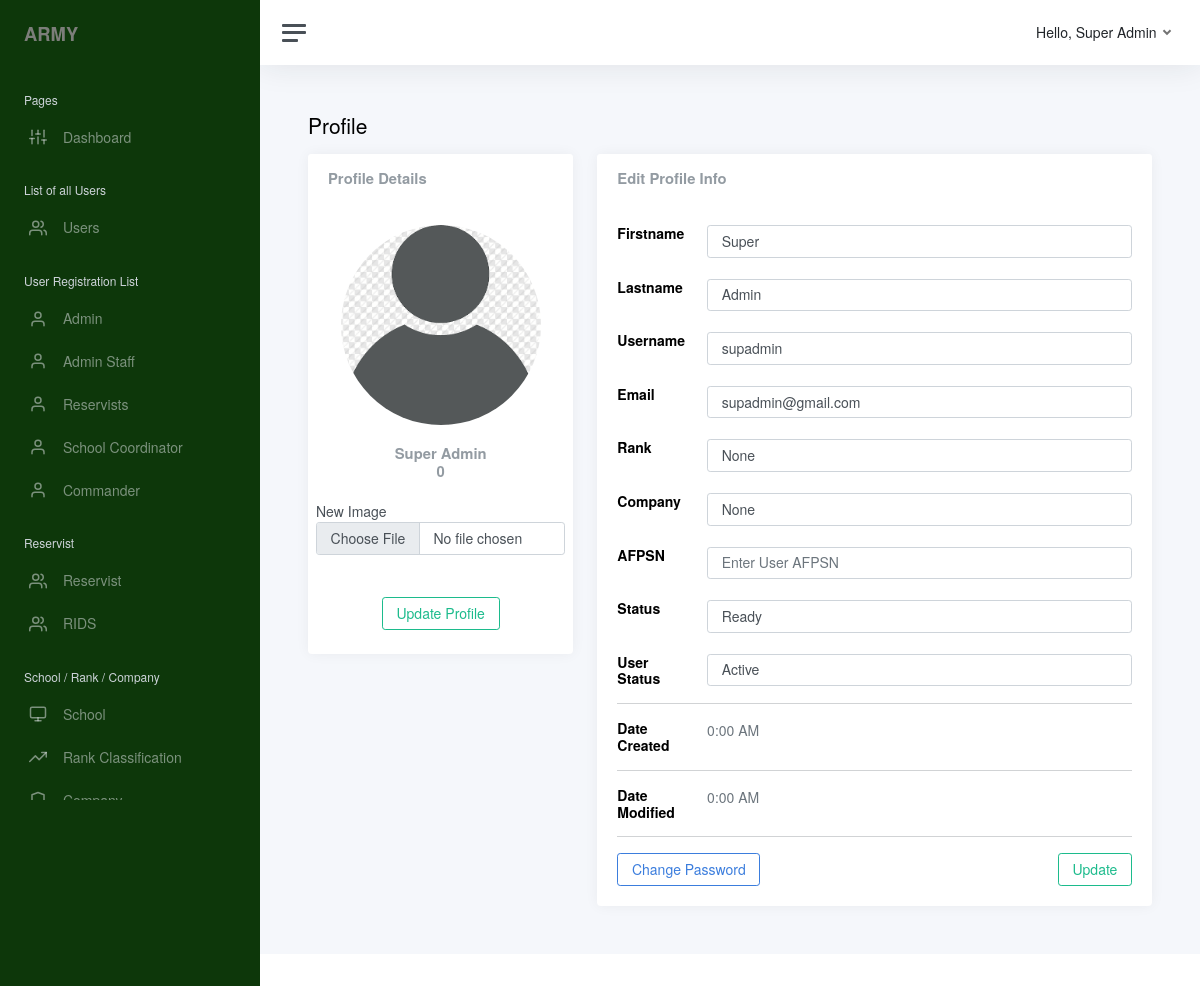
Page /pages-profile.php (signed in) on the earlier database version.
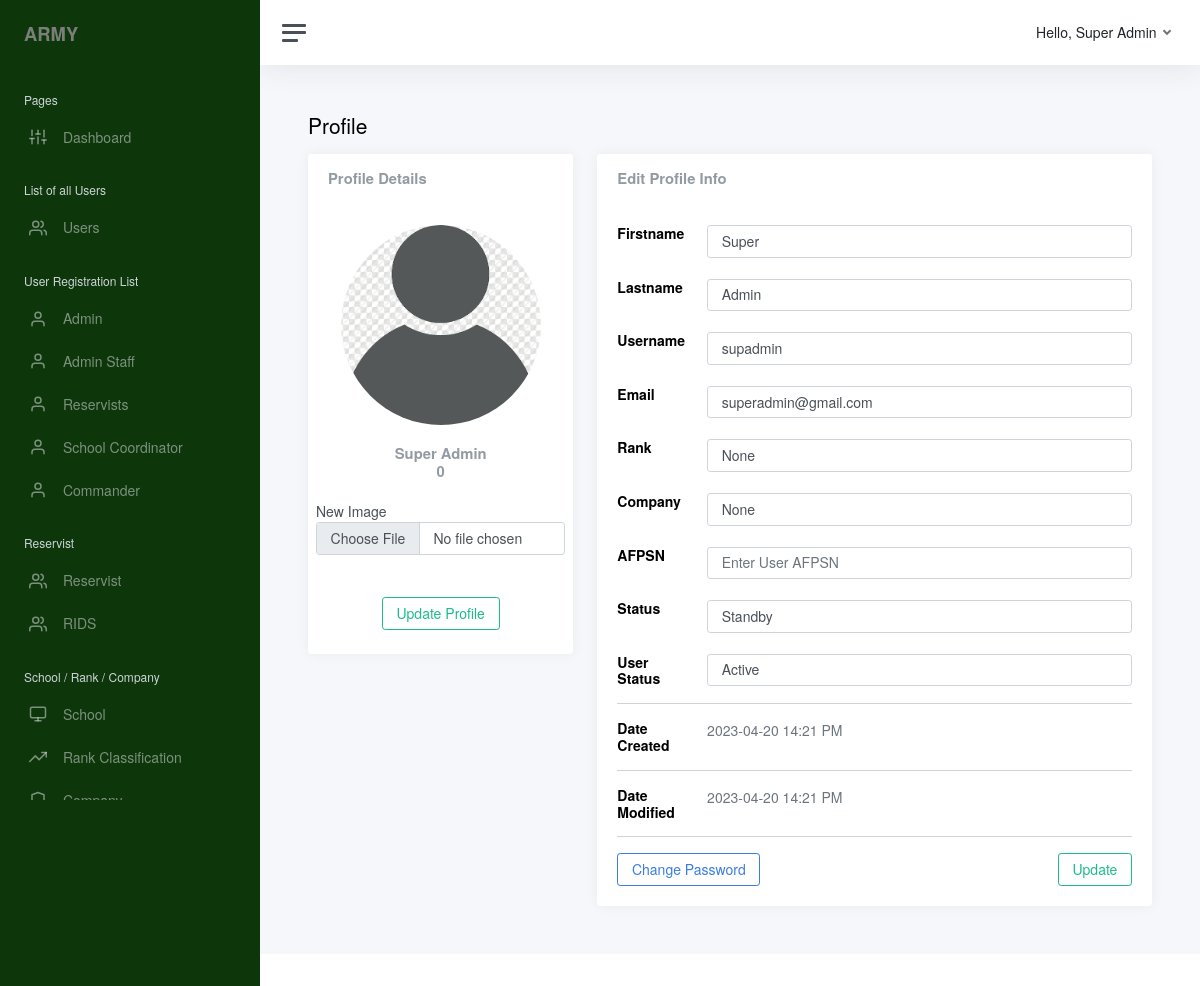
Same page on the later database version.
### tables this page shows
CREATE TABLE `army_users` (
  `army_id` int(255) NOT NULL,
  `user_img` varchar(250) NOT NULL,
  `firstname` varchar(100) NOT NULL,
  `middle_name` varchar(100) NOT NULL,
  `lastname` varchar(100) NOT NULL,
  `username` varchar(100) NOT NULL,
  `email` varchar(100) NOT NULL,
  `password` varchar(1000) NOT NULL,
  `type` varchar(30) NOT NULL,
  `rank_id` int(100) NOT NULL,
  `company_id` int(100) NOT NULL,
  `afpsn` varchar(250) NOT NULL,
  `school_id` int(100) NOT NULL,
  `status` varchar(30) NOT NULL,
  `user_status` varchar(20) NOT NULL,
  `date_created` date DEFAULT NULL,
  `time_created` time(6) NOT NULL,
  `date_modified` date DEFAULT NULL,
  `time_modified` time(6) NOT NULL
);

### system_checker.php (called while the page is built, shortened)
<?php
require 'include/connect.php';
if (!empty($_SESSION["army_id"])) {
  $army_id     = $_SESSION["army_id"];
  $result      = mysqli_query($conn, "SELECT * FROM army_users WHERE army_id = $army_id");
  $row         = mysqli_fetch_assoc($result);
  $fn_public   = $row["firstname"];
  $ln_public   = $row["lastname"];
} else {
  header("Location: bulletin.php");
}

### pages-profile.php (the view, shortened to what the rows shown need)
<?php
require 'system_checker.php';
$user_id = $army_id;
$result       = mysqli_query($conn, "SELECT * FROM army_users WHERE army_id='$user_id'");
while ($res   = mysqli_fetch_array($result)) {
  $firstname     = $res['firstname'];
  $lastname      = $res['lastname'];
  $username      = $res['username'];
  $email         = $res['email'];
  $user_rank_id     = $res['rank_id'];
  $date_created  = $res['date_created'];
  $time_created  = $res['time_created'];
  $date_modified = $res['date_modified'];
  $time_modified = $res['time_modified'];
}
  $time_c_formatted   = date("G:i A ", strtotime($time_created));
  $time_m_formatted   = date("G:i A ", strtotime($time_modified));
?>
<!DOCTYPE html>
<html lang="en">
<?php include 'header_main.php' ?>
<body>
    <div class="wrapper">
        <div class="main">
            <?php include 'top_right_navigation.php' ?>
            <main class="content">
                <div class="container-fluid p-0">
                    <div class="mb-3">
                        <h1 class="h3 d-inline align-middle">Profile</h1>
                    </div>
                    <div class="row">
                        <div class="col-md-5 col-xl-4">
                            <div class="card mb-3">
                                <div class="card-header">
                                    <h5 class="card-title mb-0">Profile Details</h5>
                                </div>
                                <div class="card-body text-center">
                                    <form method="post" enctype="multipart/form-data">
                                    </div>
                                        <h5 class="card-title mb-0 text-center"><?php echo $fn_public . ' '. $ln_public?></h5>
                                        <h5 class="card-title mb-0 text-center"><?php echo $user_rank_id ?></h5>
                                    <br>
                                    <div class="form-group ms-2 me-2">
                                    <label>New Image</label>
                                      <input class="form-control" type="file" name="uploadfile"/>
                                    </div>
                                    <br>
                                    <br>
                                    <div class="form-group text-center mb-4">
                                        <button type="submit" class="btn btn-outline-success" name="image_update">Update Profile</button>
                                    </div>
                            </div>
                        </div>
                        <div class="col-md-7 col-xl-8">
                            <div class="card">
                                <div class="card-body h-100">
                  <form method="post" autocomplete="off">
                    <div class="row">
                      <div class="col-sm-10 text-secondary">
                        <input type="text" class="form-control" id="firstname" name="firstname" value="<?php echo $firstname ?>" placeholder="Enter Lastname">
                      </div>
                    </div>
                    <br>
                    <div class="row">
                      <div class="col-sm-10 text-secondary">
                        <input type="text" class="form-control" id="lastname" name="lastname" value="<?php echo $lastname ?>" placeholder="Enter Lastname">
                      </div>
                    </div>
                    <br>
                    <div class="row">
                      <div class="col-sm-10 text-secondary">
                        <input type="text" class="form-control" id="username" name="username" value="<?php echo $username ?>" placeholder="Enter Username">
                      </div>
                    </div>
                    <br>
                    <div class="row">
                      <div class="col-sm-10 text-secondary">
                        <input type="text" class="form-control" id="email" name="email" value="<?php echo $email ?>" placeholder="Enter Email">
                      </div>
                    </div>
                    <br>
                    <br>
                    <br>
                    <br>
                    <br>
                    <div class="row">
                      <div class="col-sm-10 text-secondary">
                        <div class="flatpickr-weekwrapper">
                          <?php echo $date_created ?>
                          <?php echo $time_c_formatted ?>
                        </div>
                      </div>
                    </div>
                    <div class="row">
                      <div class="col-sm-10 text-secondary">
                        <div class="flatpickr-weekwrapper">
                          <?php echo $date_modified ?>
                          <?php echo $time_m_formatted?>
                        </div>
                      </div>
                    </div>
                  </form>
                                </div>
                            </div>
                        </div>
                    </div>
                </div>
            </main>
        </div>
    </div>
</body>
</html>

### top_right_navigation.php (shortened to what the rows shown need)
<nav id="top-nav" class="navbar navbar-expand navbar-light navbar-bg">
    <div class="navbar-collapse collapse">
        <ul class="navbar-nav navbar-align">
            <li class="nav-item dropdown">
                <a class="nav-link dropdown-toggle d-none d-sm-inline-block" href="#" data-bs-toggle="dropdown">
                    <span class="text-dark">Hello, <?php echo $rank_public . ' ' .$fn_public . ' ' . $ln_public?></span>
                </a>
            </li>
        </ul>
    </div>
</nav>

Differences in the rows shown:
changed army_users "Super": email "supadmin@gmail.com" → "superadmin@gmail.com"; date_created (not shown) → "2023-04-20"; time_created "0:00 AM" → "14:21 PM"; date_modified (not shown) → "2023-04-20"; time_modified "0:00 AM" → "14:21 PM"
Other differences:
form field status: "Ready" → "Standby"
